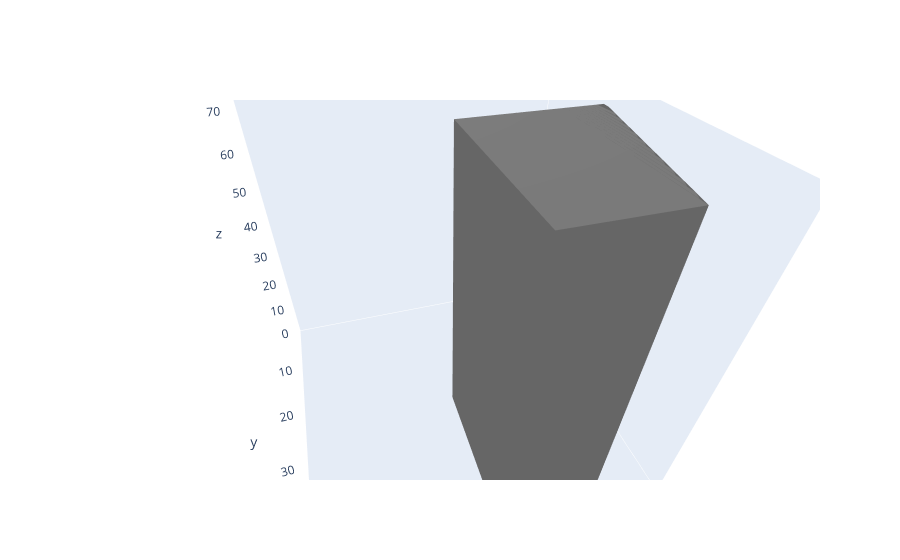

Notebook source saved alongside this figure:
### Code cell
test_unavailable_space(car_model=car_model, data=data, ratio_height=0.5, ratio_depth=0.5, rate_of_slant=2)

### Figure 1 — Plotly figure (JSON) as saved in the notebook; plotly's stock layout.template omitted (floating-point values rounded to 4 significant figures; data arrays with more than 128 entries replaced by an {"elided": "..."} marker saying what was removed)
{"data": [{"alphahull": 0, "flatshading": true, "hoverinfo": "name", "name": "article1", "opacity": 0.5, "type": "mesh3d", "x": [0, 0, 10, 10, 0, 0, 10, 10], "y": [0, 15, 15, 0, 0, 15, 15, 0], "z": [0, 0, 0, 0, 10, 10, 10, 10]}, {"alphahull": 0, "flatshading": true, "hoverinfo": "name", "name": "article2", "opacity": 0.5, "type": "mesh3d", "x": [10, 10, 15, 15, 10, 10, 15, 15], "y": [0, 10, 10, 0, 0, 10, 10, 0], "z": [0, 0, 0, 0, 5, 5, 5, 5]}, {"alphahull": 0, "color": "grey", "flatshading": true, "type": "mesh3d", "x": {"elided": "1374 int values"}, "y": {"elided": "1374 int values"}, "z": {"elided": "1374 int values"}}], "layout": {"autosize": true, "scene": {"aspectmode": "cube", "aspectratio": {"x": 1, "y": 1, "z": 1}, "camera": {"center": {"x": 0, "y": 0, "z": 0}, "eye": {"x": 0.2848, "y": 0.9777, "z": 0.8417}, "projection": {"type": "perspective"}, "up": {"x": 0, "y": 0, "z": 1}}, "xaxis": {"range": [0, 110], "showgrid": false, "showspikes": false, "type": "linear"}, "yaxis": {"range": [0, 48], "showgrid": false, "showspikes": false, "type": "linear"}, "zaxis": {"range": [0, 78], "showgrid": false, "showspikes": false, "type": "linear"}}}}
